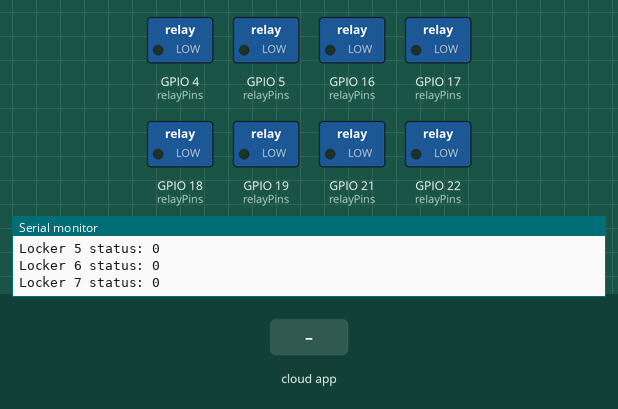
This program was run on a simulated ESP32. Shown: switched loads named in the program (green lamp = pin HIGH), the last lines printed to the serial monitor. Inputs (shaded band) come from the test bench. WiFi joins after 1.5 s; servers stay silent unless stated; the Firebase database answers and starts empty.

Above: at 2.7 s.
2.8 s: the phone or cloud app sets open to 1
At 3.9 s:
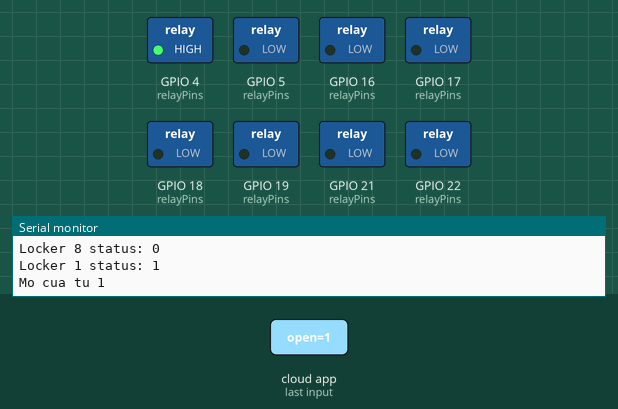
Timing chart, 0 to 9.7 s (numbered marks = the images above; inputs shaded):
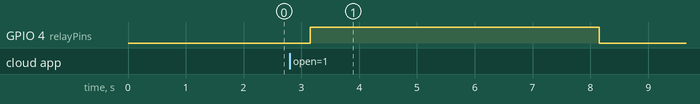

Measured:
- after the input at 2.8 s, GPIO 4 (relayPins): LOW → HIGH after 0.36 s, → LOW 5.0 s later

The program:

main.cpp
```cpp
#include <Arduino.h>
#include <WiFi.h>
#include <Firebase_ESP_Client.h>

// WIFI
#define WIFI_SSID "Manh Toan"
#define WIFI_PASSWORD "04082004"

// FIREBASE
#define API_KEY "AIzaSyBk8q8424cAv3CXA4OkxokHhC4-7Vpo0vc"
#define DATABASE_URL "https://tu-lan-2-default-rtdb.firebaseio.com"

// RELAY PINS
#define RELAY_1 4
#define RELAY_2 16
#define RELAY_3 17
#define RELAY_4 18
#define RELAY_5 5
#define RELAY_6 19
#define RELAY_7 21
#define RELAY_8 22

FirebaseData fbdo;
FirebaseAuth auth;
FirebaseConfig config;

const int lockerIds[] = {1, 2, 3, 4, 5, 6, 7, 8};
const int relayPins[] = {
  RELAY_1,
  RELAY_2,
  RELAY_3,
  RELAY_4,
  RELAY_5,
  RELAY_6,
  RELAY_7,
  RELAY_8
};

const int LOCKER_COUNT = 8;

void openLocker(int lockerId, int relayPin) {
  Serial.print("Mo cua tu ");
  Serial.println(lockerId);

  digitalWrite(relayPin, HIGH);
  delay(5000);
  digitalWrite(relayPin, LOW);

  String path = "locker/" + String(lockerId) + "/open";
  Firebase.RTDB.setBool(&fbdo, path.c_str(), false);
}

void setup() {
  Serial.begin(115200);

  for (int i = 0; i < LOCKER_COUNT; i++) {
    pinMode(relayPins[i], OUTPUT);
    digitalWrite(relayPins[i], LOW);
  }

  // KET NOI WIFI
  WiFi.begin(WIFI_SSID, WIFI_PASSWORD);
  Serial.print("Connecting WiFi");

  while (WiFi.status() != WL_CONNECTED) {
    delay(500);
    Serial.print(".");
  }

  Serial.println();
  Serial.println("WiFi connected");

  // FIREBASE CONFIG
  config.api_key = API_KEY;
  config.database_url = DATABASE_URL;

  if (Firebase.signUp(&config, &auth, "", "")) {
    Serial.println("Firebase signup OK");
  }
  else {
    Serial.printf("Signup error: %s\n", config.signer.signupError.message.c_str());
  }

  Firebase.begin(&config, &auth);
  Firebase.reconnectWiFi(true);

  Serial.println("Firebase ready");
}

void loop() {
  for (int i = 0; i < LOCKER_COUNT; i++) {
    int lockerId = lockerIds[i];
    int relayPin = relayPins[i];

    String path = "locker/" + String(lockerId) + "/open";

    if (Firebase.RTDB.getBool(&fbdo, path.c_str())) {
      bool status = fbdo.boolData();

      Serial.print("Locker ");
      Serial.print(lockerId);
      Serial.print(" status: ");
      Serial.println(status);

      if (status == true) {
        openLocker(lockerId, relayPin);
      }
    }
    else {
      Serial.print("Firebase error at ");
      Serial.print(path);
      Serial.print(": ");
      Serial.println(fbdo.errorReason());
    }
  }

  delay(300);
}
```
